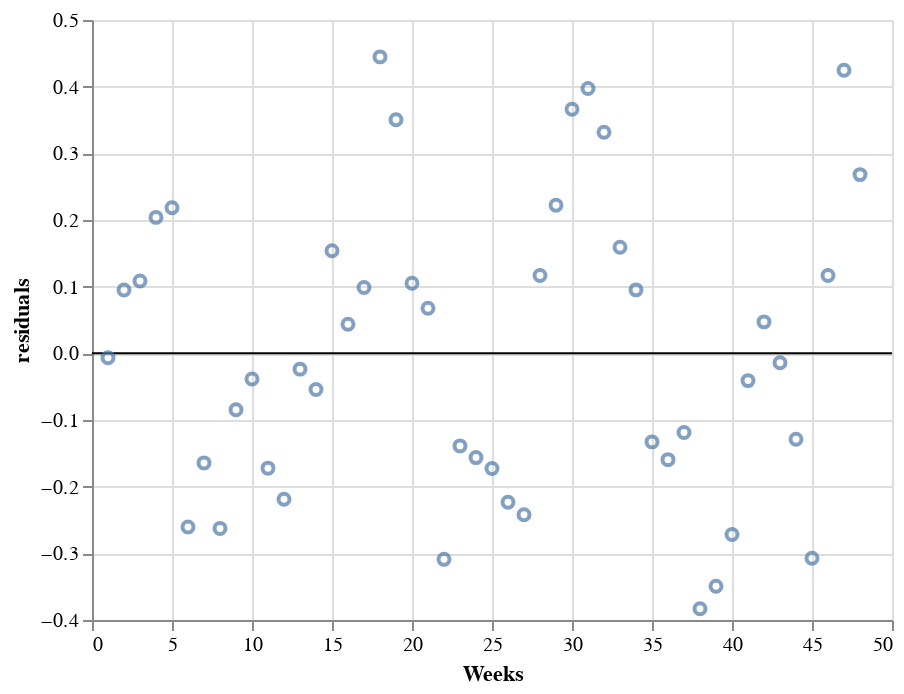

The notebook cell this image was saved under:
### Code cell
import altair as alt

rules = alt.Chart(pd.DataFrame({
  'residuals': [0.0],
  'color': ['black']
})).mark_rule().encode(
  y='residuals',
  color=alt.Color('color:N', scale=None)
)

residual_plot = alt.Chart(res_df).mark_point().encode(
    x=alt.X('Weeks'),
    y=alt.Y('residuals')
)

rules + residual_plot

### Figure 1 — Vega-Lite specification as saved in the notebook (floating-point values rounded to 4 significant figures)
{"config": {"view": {"continuousWidth": 400, "continuousHeight": 300}}, "layer": [{"data": {"name": "data-48591289c249eb28e3a7e2ecbbb7becb"}, "mark": "rule", "encoding": {"color": {"type": "nominal", "field": "color", "scale": null}, "y": {"type": "quantitative", "field": "residuals"}}}, {"data": {"name": "data-6eaaf1772a5fe707298273f76eab9064"}, "mark": "point", "encoding": {"x": {"type": "quantitative", "field": "Weeks"}, "y": {"type": "quantitative", "field": "residuals"}}}], "$schema": "https://vega.github.io/schema/vega-lite/v4.8.1.json", "datasets": {"data-48591289c249eb28e3a7e2ecbbb7becb": [{"residuals": 0.0, "color": "black"}], "data-6eaaf1772a5fe707298273f76eab9064": [{"Weeks": 1, "residuals": -0.00649}, {"Weeks": 2, "residuals": 0.09504}, {"Weeks": 3, "residuals": 0.1084}, {"Weeks": 4, "residuals": 0.2039}, {"Weeks": 5, "residuals": 0.2184}, {"Weeks": 6, "residuals": -0.2605}, {"Weeks": 7, "residuals": -0.1643}, {"Weeks": 8, "residuals": -0.2626}, {"Weeks": 9, "residuals": -0.0846}, {"Weeks": 10, "residuals": -0.03839}, {"Weeks": 11, "residuals": -0.1722}, {"Weeks": 12, "residuals": -0.2188}, {"Weeks": 13, "residuals": -0.02371}, {"Weeks": 14, "residuals": -0.05434}, {"Weeks": 15, "residuals": 0.1539}, {"Weeks": 16, "residuals": 0.04373}, {"Weeks": 17, "residuals": 0.09871}, {"Weeks": 18, "residuals": 0.4447}, {"Weeks": 19, "residuals": 0.3505}, {"Weeks": 20, "residuals": 0.1052}, {"Weeks": 21, "residuals": 0.06772}, {"Weeks": 22, "residuals": -0.309}, {"Weeks": 23, "residuals": -0.1388}, {"Weeks": 24, "residuals": -0.1564}, {"Weeks": 25, "residuals": -0.1728}, {"Weeks": 26, "residuals": -0.2235}, {"Weeks": 27, "residuals": -0.2421}, {"Weeks": 28, "residuals": 0.1169}, {"Weeks": 29, "residuals": 0.222}, {"Weeks": 30, "residuals": 0.3662}, {"Weeks": 31, "residuals": 0.3973}, {"Weeks": 32, "residuals": 0.3315}, {"Weeks": 33, "residuals": 0.159}, {"Weeks": 34, "residuals": 0.09522}, {"Weeks": 35, "residuals": -0.1328}, {"Weeks": 36, "residuals": -0.1594}, {"Weeks": 37, "residuals": -0.1186}, {"Weeks": 38, "residuals": -0.3831}, {"Weeks": 39, "residuals": -0.3494}, {"Weeks": 40, "residuals": -0.2718}, {"Weeks": 41, "residuals": -0.04091}, {"Weeks": 42, "residuals": 0.0472}, {"Weeks": 43, "residuals": -0.01412}, {"Weeks": 44, "residuals": -0.1288}, {"Weeks": 45, "residuals": -0.3073}, {"Weeks": 46, "residuals": 0.1168}, {"Weeks": 47, "residuals": 0.4246}, {"Weeks": 48, "residuals": 0.2681}]}}
